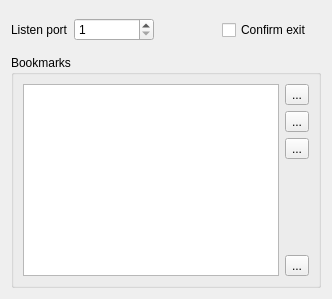
           <widget class="QWidget" name="tab_5">
            <attribute name="icon">
             <iconset resource="../xpeccy.qrc">
              <normaloff>:/images/other.png</normaloff>:/images/other.png</iconset>
            </attribute>
            <attribute name="title">
             <string>Tools</string>
            </attribute>
            <layout class="QVBoxLayout" name="verticalLayout_32">
             <item>
              <layout class="QGridLayout" name="gridLayout_6">
               <item row="0" column="2">
                <spacer name="horizontalSpacer_6">
                 <property name="orientation">
                  <enum>Qt::Horizontal</enum>
                 </property>
                 <property name="sizeHint" stdset="0">
                  <size>
                   <width>40</width>
                   <height>20</height>
                  </size>
                 </property>
                </spacer>
               </item>
               <item row="0" column="1">
                <widget class="QSpinBox" name="sbPort">
                 <property name="minimumSize">
                  <size>
                   <width>80</width>
                   <height>0</height>
                  </size>
                 </property>
                 <property name="minimum">
                  <number>1</number>
                 </property>
                 <property name="maximum">
                  <number>65535</number>
                 </property>
                </widget>
               </item>
               <item row="0" column="0">
                <widget class="QLabel" name="label_24">
                 <property name="text">
                  <string>Listen port</string>
                 </property>
                </widget>
               </item>
               <item row="0" column="3">
                <widget class="QWidget" name="widget" native="true">
                 <layout class="QVBoxLayout" name="verticalLayout_44">
                  <item>
                   <widget class="QCheckBox" name="cbConfexit">
                    <property name="text">
                     <string>Confirm exit</string>
                    </property>
                   </widget>
                  </item>
                 </layout>
                </widget>
               </item>
              </layout>
             </item>
             <item>
              <widget class="QGroupBox" name="groupBox_2">
               <property name="title">
                <string>Bookmarks</string>
               </property>
               <layout class="QVBoxLayout" name="verticalLayout_12">
                <item>
                 <layout class="QHBoxLayout" name="horizontalLayout_15">
                  <item>
                   <widget class="QTableWidget" name="umlist">
                    <property name="editTriggers">
                     <set>QAbstractItemView::NoEditTriggers</set>
                    </property>
                    <property name="alternatingRowColors">
                     <bool>true</bool>
                    </property>
                    <property name="selectionMode">
                     <enum>QAbstractItemView::SingleSelection</enum>
                    </property>
                    <property name="selectionBehavior">
                     <enum>QAbstractItemView::SelectRows</enum>
                    </property>
                    <property name="textElideMode">
                     <enum>Qt::ElideMiddle</enum>
                    </property>
                    <property name="gridStyle">
                     <enum>Qt::DotLine</enum>
                    </property>
                    <property name="rowCount">
                     <number>0</number>
                    </property>
                    <property name="columnCount">
                     <number>2</number>
                    </property>
                    <attribute name="horizontalHeaderVisible">
                     <bool>false</bool>
                    </attribute>
                    <attribute name="horizontalHeaderMinimumSectionSize">
                     <number>1</number>
                    </attribute>
                    <attribute name="horizontalHeaderShowSortIndicator" stdset="0">
                     <bool>false</bool>
                    </attribute>
                    <attribute name="horizontalHeaderStretchLastSection">
                     <bool>true</bool>
                    </attribute>
                    <attribute name="verticalHeaderVisible">
                     <bool>false</bool>
                    </attribute>
                    <attribute name="verticalHeaderDefaultSectionSize">
                     <number>24</number>
                    </attribute>
                    <column/>
                    <column/>
                   </widget>
                  </item>
                  <item>
                   <layout class="QVBoxLayout" name="verticalLayout_8">
                    <item>
                     <widget class="QToolButton" name="umaddtb">
                      <property name="text">
                       <string>...</string>
                      </property>
                      <property name="icon">
                       <iconset resource="../xpeccy.qrc">
                        <normaloff>:/images/add.png</normaloff>:/images/add.png</iconset>
                      </property>
                     </widget>
                    </item>
                    <item>
                     <widget class="QToolButton" name="umuptb">
                      <property name="text">
                       <string>...</string>
                      </property>
                      <property name="icon">
                       <iconset resource="../xpeccy.qrc">
                        <normaloff>:/images/arrow-up.png</normaloff>:/images/arrow-up.png</iconset>
                      </property>
                     </widget>
                    </item>
                    <item>
                     <widget class="QToolButton" name="umdntb">
                      <property name="text">
                       <string>...</string>
                      </property>
                      <property name="icon">
                       <iconset resource="../xpeccy.qrc">
                        <normaloff>:/images/arrow-down.png</normaloff>:/images/arrow-down.png</iconset>
                      </property>
                     </widget>
                    </item>
                    <item>
                     <spacer name="verticalSpacer_5">
                      <property name="orientation">
                       <enum>Qt::Vertical</enum>
                      </property>
                      <property name="sizeHint" stdset="0">
                       <size>
                        <width>20</width>
                        <height>40</height>
                       </size>
                      </property>
                     </spacer>
                    </item>
                    <item>
                     <widget class="QToolButton" name="umdeltb">
                      <property name="text">
                       <string>...</string>
                      </property>
                      <property name="icon">
                       <iconset resource="../xpeccy.qrc">
                        <normaloff>:/images/cancel.png</normaloff>:/images/cancel.png</iconset>
                      </property>
                     </widget>
                    </item>
                   </layout>
                  </item>
                 </layout>
                </item>
               </layout>
              </widget>
             </item>
            </layout>
           </widget>
